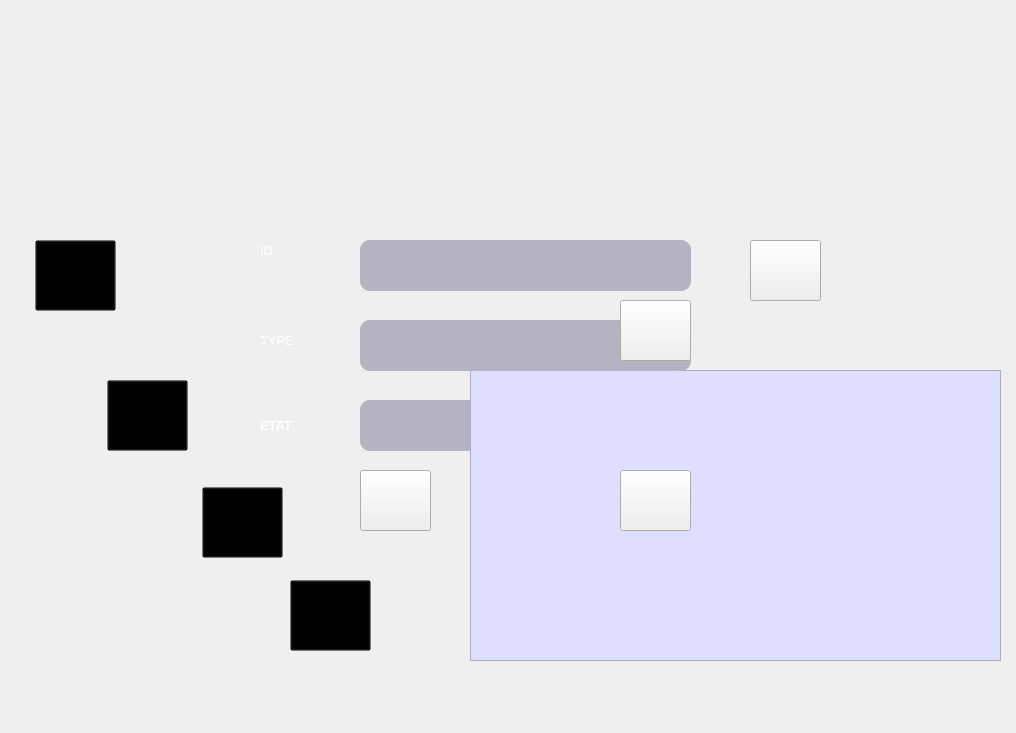
   <widget class="QWidget" name="page_7">
    <widget class="QLabel" name="label_10">
     <property name="geometry">
      <rect>
       <x>0</x>
       <y>0</y>
       <width>1007</width>
       <height>724</height>
      </rect>
     </property>
     <property name="font">
      <font>
       <family>Mistral</family>
       <pointsize>10</pointsize>
       <weight>50</weight>
       <italic>true</italic>
       <bold>false</bold>
      </font>
     </property>
     <property name="styleSheet">
      <string notr="true">border-image: url(:/interface/Blocc.png);</string>
     </property>
     <property name="text">
      <string/>
     </property>
    </widget>
    <widget class="QLabel" name="label_14">
     <property name="geometry">
      <rect>
       <x>260</x>
       <y>220</y>
       <width>81</width>
       <height>61</height>
      </rect>
     </property>
     <property name="styleSheet">
      <string notr="true">font: 87 20pt &quot;Lato Black&quot;;
	color: rgb(213, 213, 229);</string>
     </property>
     <property name="text">
      <string>&lt;html&gt;&lt;head/&gt;&lt;body&gt;&lt;p&gt;&lt;span style=&quot; font-size:10pt; color:#ffffff;&quot;&gt;ID&lt;/span&gt;&lt;/p&gt;&lt;/body&gt;&lt;/html&gt;</string>
     </property>
    </widget>
    <widget class="QPushButton" name="pushButton_20">
     <property name="geometry">
      <rect>
       <x>750</x>
       <y>240</y>
       <width>71</width>
       <height>61</height>
      </rect>
     </property>
     <property name="styleSheet">
      <string notr="true">border-image:url(:/interface/yas.png)</string>
     </property>
     <property name="text">
      <string/>
     </property>
    </widget>
    <widget class="QPushButton" name="pushButton_21">
     <property name="geometry">
      <rect>
       <x>620</x>
       <y>470</y>
       <width>71</width>
       <height>61</height>
      </rect>
     </property>
     <property name="styleSheet">
      <string notr="true">border-image:url(:/interface/yas.png)</string>
     </property>
     <property name="text">
      <string/>
     </property>
    </widget>
    <widget class="QPushButton" name="pushButton_22">
     <property name="geometry">
      <rect>
       <x>107</x>
       <y>380</y>
       <width>81</width>
       <height>71</height>
      </rect>
     </property>
     <property name="styleSheet">
      <string notr="true">background-color: transparent;</string>
     </property>
     <property name="text">
      <string/>
     </property>
    </widget>
    <widget class="QLineEdit" name="lineEdit_4">
     <property name="geometry">
      <rect>
       <x>360</x>
       <y>400</y>
       <width>331</width>
       <height>51</height>
      </rect>
     </property>
     <property name="styleSheet">
      <string notr="true">/*background-color: transparent;
color: rgb(255, 255, 255);*/
QLineEdit { 
font: 63 8pt &quot;Yu Gothic UI Semibold&quot;;
background-color:rgb(179, 179, 193);
border-style: outset;
	color: rgb(0, 0, 0);
border-radius: 10px;
border-color: blue;
min-width: 10em;
padding: 6px;
}
QLineEdit:hover:!pressed {
background-color:rgb(213, 213, 229);
border-style: inset;
background-color:rgb(213, 213, 229);
background-color:rgb(213, 213, 229);
}
/*QLineEdit:selected {
background-color:rgb(179, 179, 193);
border-style: inset;
}*/
</string>
     </property>
    </widget>
    <widget class="QLabel" name="label_15">
     <property name="geometry">
      <rect>
       <x>260</x>
       <y>330</y>
       <width>81</width>
       <height>21</height>
      </rect>
     </property>
     <property name="styleSheet">
      <string notr="true">font: 87 20pt &quot;Lato Black&quot;;
	color: rgb(213, 213, 229);</string>
     </property>
     <property name="text">
      <string>&lt;html&gt;&lt;head/&gt;&lt;body&gt;&lt;p&gt;&lt;span style=&quot; font-size:10pt; color:#ffffff;&quot;&gt;TYPE&lt;/span&gt;&lt;/p&gt;&lt;/body&gt;&lt;/html&gt;</string>
     </property>
    </widget>
    <widget class="QPushButton" name="pushButton_23">
     <property name="geometry">
      <rect>
       <x>202</x>
       <y>487</y>
       <width>81</width>
       <height>71</height>
      </rect>
     </property>
     <property name="styleSheet">
      <string notr="true">background-color: transparent;</string>
     </property>
     <property name="text">
      <string/>
     </property>
    </widget>
    <widget class="QPushButton" name="pushButton_24">
     <property name="geometry">
      <rect>
       <x>35</x>
       <y>240</y>
       <width>81</width>
       <height>71</height>
      </rect>
     </property>
     <property name="styleSheet">
      <string notr="true">background-color: transparent;</string>
     </property>
     <property name="text">
      <string/>
     </property>
    </widget>
    <widget class="QTableView" name="tabbloc">
     <property name="geometry">
      <rect>
       <x>470</x>
       <y>370</y>
       <width>531</width>
       <height>291</height>
      </rect>
     </property>
     <property name="styleSheet">
      <string notr="true">font: 63 8pt &quot;Yu Gothic UI Semibold&quot;;

background-color:rgb(222, 222, 255)
</string>
     </property>
    </widget>
    <widget class="QLineEdit" name="lineEdit_5">
     <property name="geometry">
      <rect>
       <x>360</x>
       <y>240</y>
       <width>331</width>
       <height>51</height>
      </rect>
     </property>
     <property name="styleSheet">
      <string notr="true">/*background-color: transparent;
color: rgb(255, 255, 255);*/
QLineEdit { 
font: 63 8pt &quot;Yu Gothic UI Semibold&quot;;
background-color:rgb(179, 179, 193);
border-style: outset;
	color: rgb(0, 0, 0);
border-radius: 10px;
border-color: blue;
min-width: 10em;
padding: 6px;
}
QLineEdit:hover:!pressed {
background-color:rgb(213, 213, 229);
border-style: inset;
background-color:rgb(213, 213, 229);
background-color:rgb(213, 213, 229);
}
/*QLineEdit:selected {
background-color:rgb(179, 179, 193);
border-style: inset;
}*/
</string>
     </property>
    </widget>
    <widget class="QLineEdit" name="lineEdit_6">
     <property name="geometry">
      <rect>
       <x>360</x>
       <y>320</y>
       <width>331</width>
       <height>51</height>
      </rect>
     </property>
     <property name="styleSheet">
      <string notr="true">/*background-color: transparent;
color: rgb(255, 255, 255);*/
QLineEdit { 
font: 63 8pt &quot;Yu Gothic UI Semibold&quot;;
background-color:rgb(179, 179, 193);
border-style: outset;
	color: rgb(0, 0, 0);
border-radius: 10px;
border-color: blue;
min-width: 10em;
padding: 6px;
}
QLineEdit:hover:!pressed {
background-color:rgb(213, 213, 229);
border-style: inset;
background-color:rgb(213, 213, 229);
background-color:rgb(213, 213, 229);
}
/*QLineEdit:selected {
background-color:rgb(179, 179, 193);
border-style: inset;
}*/
</string>
     </property>
    </widget>
    <widget class="QLabel" name="label_16">
     <property name="geometry">
      <rect>
       <x>260</x>
       <y>410</y>
       <width>111</width>
       <height>31</height>
      </rect>
     </property>
     <property name="styleSheet">
      <string notr="true">	color: rgb(213, 213, 229);
font: 87 10pt &quot;Lato Black&quot;;
</string>
     </property>
     <property name="text">
      <string>&lt;html&gt;&lt;head/&gt;&lt;body&gt;&lt;p&gt;&lt;span style=&quot; font-size:10pt; font-weight:600; color:#ffffff;&quot;&gt;ETAT&lt;/span&gt;&lt;/p&gt;&lt;/body&gt;&lt;/html&gt;</string>
     </property>
    </widget>
    <widget class="QPushButton" name="pushButton_25">
     <property name="geometry">
      <rect>
       <x>290</x>
       <y>580</y>
       <width>81</width>
       <height>71</height>
      </rect>
     </property>
     <property name="styleSheet">
      <string notr="true">background-color: transparent;</string>
     </property>
     <property name="text">
      <string/>
     </property>
    </widget>
    <widget class="QPushButton" name="pushButton_26">
     <property name="geometry">
      <rect>
       <x>360</x>
       <y>470</y>
       <width>71</width>
       <height>61</height>
      </rect>
     </property>
     <property name="styleSheet">
      <string notr="true">border-image:url(:/interface/yas.png)</string>
     </property>
     <property name="text">
      <string/>
     </property>
    </widget>
    <widget class="QPushButton" name="pushButton_33">
     <property name="geometry">
      <rect>
       <x>620</x>
       <y>300</y>
       <width>71</width>
       <height>61</height>
      </rect>
     </property>
     <property name="styleSheet">
      <string notr="true">border-image:url(:/interface/yas.png)</string>
     </property>
     <property name="text">
      <string/>
     </property>
    </widget>
    <zorder>label_10</zorder>
    <zorder>label_14</zorder>
    <zorder>pushButton_20</zorder>
    <zorder>pushButton_22</zorder>
    <zorder>lineEdit_4</zorder>
    <zorder>label_15</zorder>
    <zorder>pushButton_23</zorder>
    <zorder>pushButton_24</zorder>
    <zorder>tabbloc</zorder>
    <zorder>lineEdit_5</zorder>
    <zorder>lineEdit_6</zorder>
    <zorder>label_16</zorder>
    <zorder>pushButton_25</zorder>
    <zorder>pushButton_26</zorder>
    <zorder>pushButton_21</zorder>
    <zorder>pushButton_33</zorder>
   </widget>
